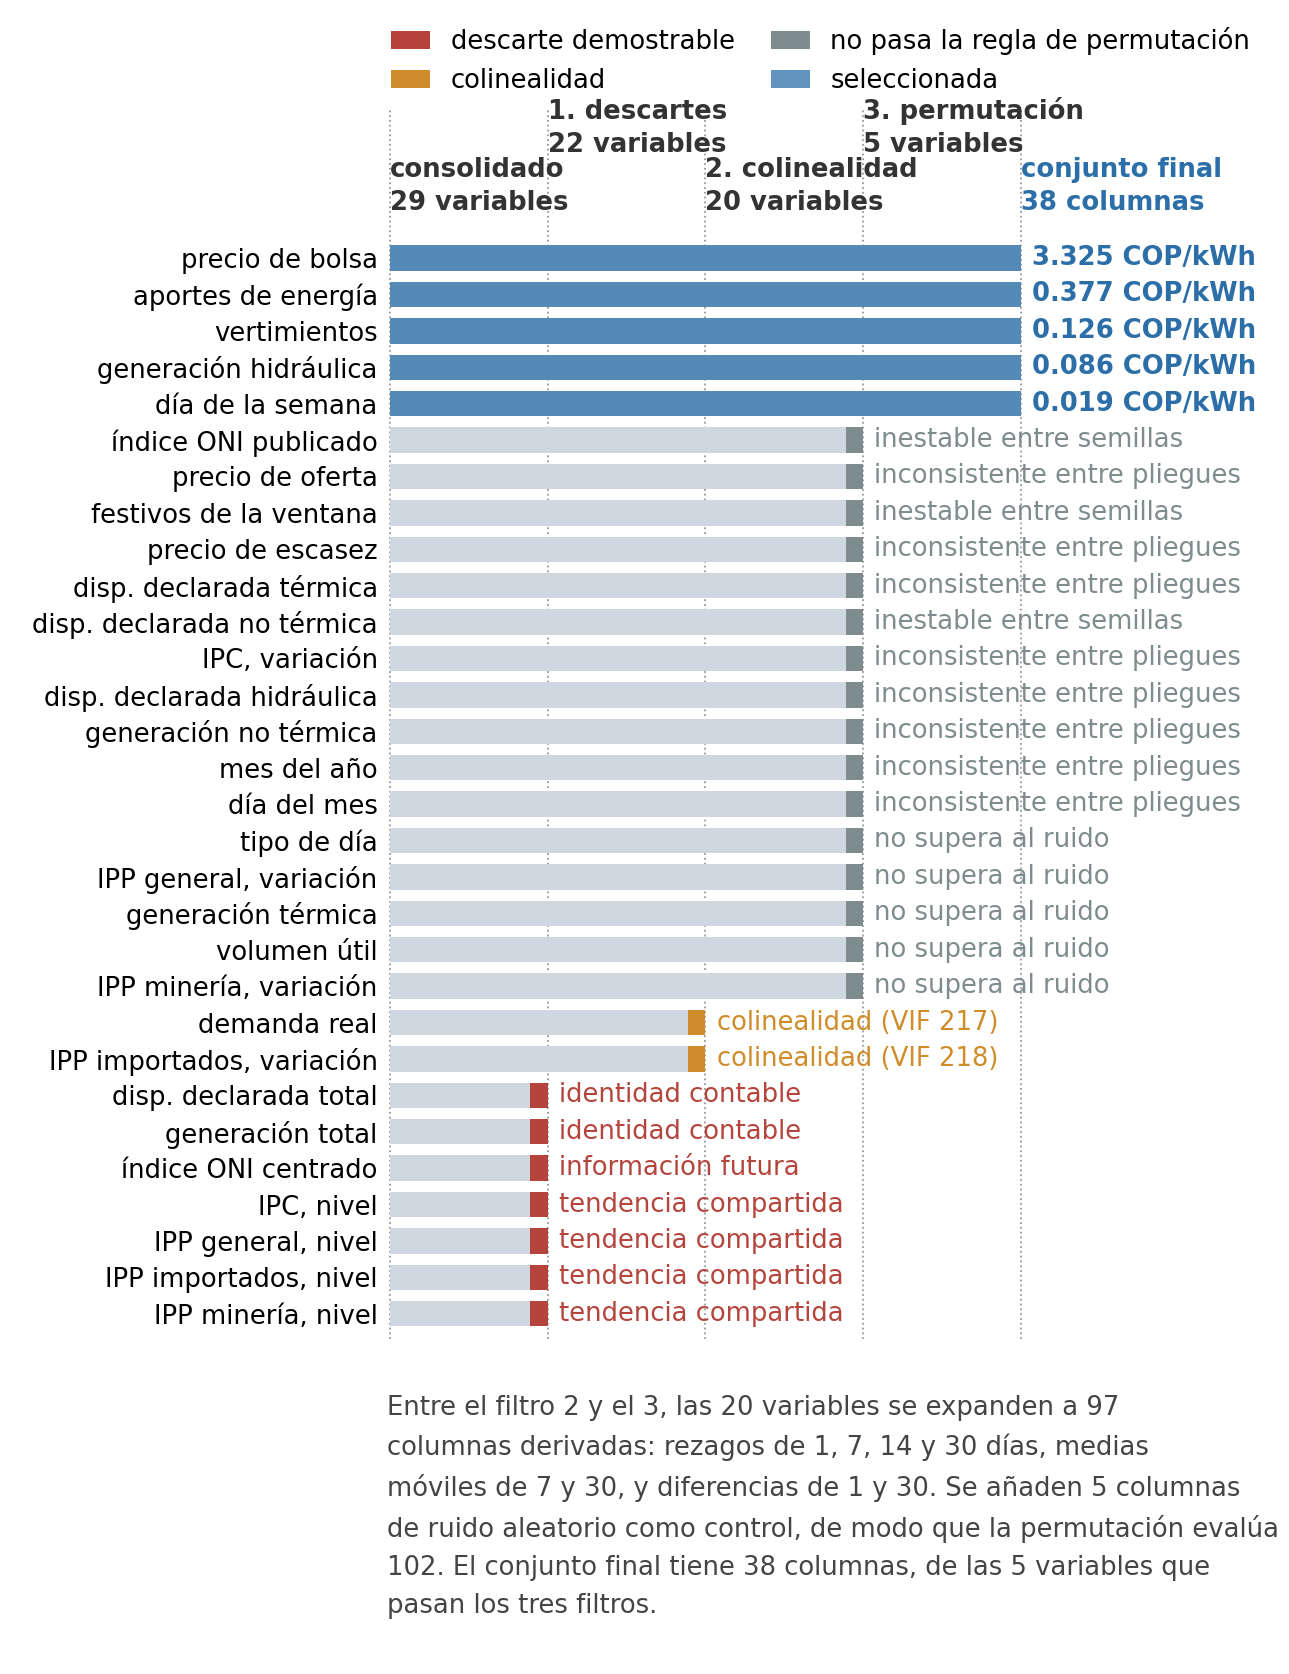

Generate this figure with Python:
# -*- coding: utf-8 -*-
"""Figura del embudo de seleccion de variables. SOLO ESCRIBE EN SCRATCHPAD.

QUE TIENE QUE RESPONDER, de un vistazo: cuantas variables habia en cada etapa, cual filtro las
quito y cuales siguieron vivas hasta el final. El documento lo cuenta en prosa repartida por dos
capitulos y es justo donde el lector se pierde.

LA FORMA ELEGIDA, y por que no un embudo al uso. Un embudo clasico muestra los CONTEOS pero pierde
la identidad: no se ve que variable murio donde. Aqui cada variable es una FILA y su barra avanza
hasta el filtro que la elimina, con el motivo al lado. Se lee en los dos sentidos: por columnas,
cuantas quedan en cada etapa; por filas, hasta donde llego cada una.

LAS CUATRO ETAPAS, con los conteos que imprime el notebook 4:
    29 variables del conjunto consolidado
    -7 descartes demostrables (2 identidades contables, 4 indices en nivel, 1 informacion futura)
    -2 por colinealidad: VIF maximo de 218 a 5,70
    = 20 que se expanden a 97 columnas en 21 grupos, mas 5 de ruido
    -> 5 grupos pasan la regla de tres condiciones: 38 columnas

NINGUN NOMBRE NI CONTEO SE ESCRIBE A MANO: salen de 2_dataset_procesado.csv, de la salida ejecutada
del notebook 4 y de 4_importancia_por_bloque.csv.
"""
import json
import os
import re
import struct
import sys

sys.stdout.reconfigure(encoding="utf-8")
import matplotlib
matplotlib.use("Agg")
import matplotlib.pyplot as plt
import pandas as pd
from matplotlib.patches import Patch

SCR = os.path.dirname(os.path.abspath(__file__))
REPO = os.path.dirname(SCR)  # la raíz del repositorio: la carpeta madre de esta
PROC = os.path.join(REPO, "datasets", "procesado")
# el alto se toma multiplo de PPP para que no haya redondeo al rasterizar
PPP, ANCHO, ALTO = 186, 1289, 186 * 9
# El cuerpo del documento. De el dependen el margen izquierdo, que tiene que dar cabida al
# nombre mas largo, y el alto, que son veintitantas filas con su interlinea.
CUERPO = 10.0

C_VIVA, C_F1, C_F2, C_F3, C_SEL = "#cfd8e0", "#b5453c", "#d08c2a", "#7f8c8d", "#2c6fa8"

#: los siete descartes demostrables y su motivo, tal como los imprime el notebook 4
F1 = {"generacion": "identidad contable",
      "disponibilidad_declarada": "identidad contable",
      "ipc_nivel": "tendencia compartida",
      "ipp_general_nivel": "tendencia compartida",
      "ipp_importados_nivel": "tendencia compartida",
      "ipp_mineria_nivel": "tendencia compartida",
      "indice_ONI": "informaci\u00f3n futura"}
F2 = {"demanda": "colinealidad (VIF 217)",
      "ipp_importados_variacion_interanual": "colinealidad (VIF 218)"}

PROSA = {
    "precio_bolsa": "precio de bolsa", "precio_oferta": "precio de oferta",
    "precio_escasez": "precio de escasez", "aportes_energia": "aportes de energ\u00eda",
    "gen_hidraulica": "generaci\u00f3n hidr\u00e1ulica", "gen_termica": "generaci\u00f3n t\u00e9rmica",
    "gen_no_termica": "generaci\u00f3n no t\u00e9rmica", "generacion": "generaci\u00f3n total",
    "disp_dec_hidraulica": "disp. declarada hidr\u00e1ulica",
    "disp_dec_termica": "disp. declarada t\u00e9rmica",
    "disp_dec_no_termica": "disp. declarada no t\u00e9rmica",
    "disponibilidad_declarada": "disp. declarada total",
    "vol_util": "volumen \u00fatil", "vertimientos": "vertimientos", "demanda": "demanda real",
    "indice_ONI": "\u00edndice ONI centrado", "indice_ONI_publicado": "\u00edndice ONI publicado",
    "ipc_nivel": "IPC, nivel", "ipc_variacion_interanual": "IPC, variaci\u00f3n",
    "ipp_general_nivel": "IPP general, nivel",
    "ipp_general_variacion_interanual": "IPP general, variaci\u00f3n",
    "ipp_mineria_nivel": "IPP miner\u00eda, nivel",
    "ipp_mineria_variacion_interanual": "IPP miner\u00eda, variaci\u00f3n",
    "ipp_importados_nivel": "IPP importados, nivel",
    "ipp_importados_variacion_interanual": "IPP importados, variaci\u00f3n",
    "tipo_dia": "tipo de d\u00eda", "dia_semana": "d\u00eda de la semana",
    "dia_mes": "d\u00eda del mes", "mes": "mes del a\u00f1o",
    "festivos_ventana": "festivos de la ventana",
}


def datos():
    cols = [c for c in pd.read_csv(os.path.join(PROC, "2_dataset_procesado.csv"), nrows=1).columns
            if c != "fecha"]
    dec = pd.read_csv(os.path.join(PROC, "4_importancia_por_bloque.csv"))
    dec = dec[~dec["grupo"].str.startswith("ruido_")]
    sel = set(dec.loc[dec["decision"] == "seleccionada", "grupo"])
    motivo = dict(zip(dec["grupo"], dec["motivo"]))
    imp = dict(zip(dec["grupo"], dec["media"]))
    j = json.load(open(os.path.join(REPO, "4_SeleccionVariables.ipynb"), encoding="utf-8"))
    sal = "\n".join("".join(o.get("text", "")) for c in j["cells"]
                    for o in c.get("outputs", []) if o.get("output_type") == "stream")
    n_col = int(re.search(r"Variables predictoras: (\d+)", sal).group(1))
    n_fin = int(re.search(r"\((\d+) predictoras de", sal).group(1))
    vif_a = float(re.search(r"gen_hidraulica\s+(\d+\.\d)", sal).group(1))
    vif_d = float(re.search(r"VIF m\u00e1ximo tras la poda: (\d+\.\d+)", sal).group(1))
    return cols, sel, motivo, imp, n_col, n_fin, vif_a, vif_d


def main():
    cols, sel, motivo, imp, n_col, n_fin, vif_a, vif_d = datos()
    assert len(cols) == 29, "el conjunto tiene %d variables" % len(cols)
    assert len(sel) == 5, "las seleccionadas son %d" % len(sel)

    # etapa en que muere cada variable: 1, 2, 3 o 4 (sobrevive)
    etapa, razon = {}, {}
    for c in cols:
        if c in F1:
            etapa[c], razon[c] = 1, F1[c]
        elif c in F2:
            etapa[c], razon[c] = 2, F2[c]
        elif c in sel:
            etapa[c], razon[c] = 4, "%.3f COP/kWh" % imp.get(c, float("nan"))
        else:
            etapa[c] = 3
            m = motivo.get(c, "")
            razon[c] = ("no supera al ruido" if "no supera al ruido" in m else
                        "inconsistente entre pliegues" if "consistente" in m else
                        "inestable entre semillas" if "estable" in m else "descartada")
    # festivos_ventana se construye en la expansion: aparece como grupo pero no como variable
    extra = [g for g in motivo if g not in cols]
    for g in extra:
        etapa[g] = 4 if g in sel else 3
        razon[g] = razon.get(g, "descartada en la permutaci\u00f3n")
        m = motivo.get(g, "")
        razon[g] = ("no supera al ruido" if "no supera al ruido" in m else
                    "inconsistente entre pliegues" if "consistente" in m else
                    "inestable entre semillas" if "estable" in m else razon[g])
    nombres = cols + extra
    n1 = sum(1 for c in nombres if etapa[c] >= 2)
    n2 = sum(1 for c in nombres if etapa[c] >= 3)
    n3 = sum(1 for c in nombres if etapa[c] >= 4)
    print("  conjunto %d | tras filtro 1: %d | tras VIF: %d | seleccionadas: %d"
          % (len(cols), n1 - len(extra), n2 - len(extra), n3))

    orden = sorted(nombres, key=lambda c: (-etapa[c], -imp.get(c, -9), c))
    fig, ax = plt.subplots(figsize=(ANCHO / PPP, ALTO / PPP))
    fig.subplots_adjust(left=0.300, right=0.988, top=0.935, bottom=0.200)
    X = [0.0, 1.0, 2.0, 3.0, 4.0]
    color = {1: C_F1, 2: C_F2, 3: C_F3, 4: C_SEL}
    for k, c in enumerate(orden):
        y = len(orden) - 1 - k
        e = etapa[c]
        ax.barh(y, X[min(e, 4)] - X[0], left=X[0], height=0.70, color=C_VIVA, lw=0, zorder=2)
        if e < 4:
            ax.barh(y, 0.11, left=X[e] - 0.11, height=0.70, color=color[e], lw=0, zorder=3)
            ax.text(X[e] + 0.07, y, razon[c], va="center", ha="left", fontsize=CUERPO,
                    color=color[e], zorder=4)
        else:
            ax.barh(y, X[4] - X[0], left=X[0], height=0.70, color=C_SEL, alpha=0.75, lw=0, zorder=3)
            ax.text(X[4] + 0.07, y, razon[c], va="center", ha="left", fontsize=CUERPO,
                    color=C_SEL, fontweight="bold", zorder=4)
    ax.set_yticks(range(len(orden)))
    ax.set_yticklabels([PROSA.get(c, c) for c in reversed(orden)], fontsize=CUERPO)
    ax.set_ylim(-0.7, len(orden) + 3.1)      # sitio para los encabezados de etapa
    ax.set_xlim(-0.02, 5.60)

    # LOS ENCABEZADOS VAN ESCALONADOS en dos alturas. A cuerpo del documento cada uno mide m\u00e1s
    # que la separaci\u00f3n entre dos divisorias, y en una sola fila se pisaban unos con otros.
    # R\u00f3tulos de UNA l\u00ednea m\u00e1s el recuento: con dos l\u00edneas de nombre, tres filas de texto por
    # encabezado no caben entre dos divisorias ni siquiera escalonadas. El nombre completo de
    # cada filtro est\u00e1 en el texto del documento.
    etiquetas = [
        (X[0], "consolidado", len(cols)),
        (X[1], "1. descartes", n1 - len(extra)),
        (X[2], "2. colinealidad", n2 - len(extra)),
        (X[3], "3. permutaci\u00f3n", n3),
    ]
    for k, (x, et, n) in enumerate(etiquetas):
        ax.axvline(x, color="#999", lw=0.7, ls=":", zorder=1)
        ax.annotate("%s\n%d variables" % (et, n),
                    (x, len(orden) + (0.15 if k % 2 == 0 else 1.75)), ha="left", va="bottom",
                    fontsize=CUERPO, color="#333", fontweight="bold", linespacing=1.35)
    ax.axvline(X[4], color="#999", lw=0.7, ls=":", zorder=1)
    ax.annotate("conjunto final\n%d columnas" % n_fin, (X[4], len(orden) + 0.15), ha="left",
                va="bottom", fontsize=CUERPO, color=C_SEL, fontweight="bold", linespacing=1.35)
    ax.set_xticks([])
    for lado in ("top", "right", "bottom", "left"):
        ax.spines[lado].set_visible(False)
    ax.tick_params(axis="y", length=0)

    # OJO: el notebook imprime 102 predictoras INCLUYENDO las 5 de ruido; las derivadas de
    # las variables reales son 97. Decir 102 y ademas «mas 5 de ruido» contaria el ruido dos veces.
    n_der = n_col - 5
    # El pie se parte en l\u00edneas de unos sesenta caracteres: a cuerpo del documento, las de
    # noventa que ten\u00eda antes se sal\u00edan por los dos costados del panel.
    pie = ("Entre el filtro 2 y el 3, las %d variables se expanden a %d\n"
           "columnas derivadas: rezagos de 1, 7, 14 y 30 d\u00edas, medias\n"
           "m\u00f3viles de 7 y 30, y diferencias de 1 y 30. Se a\u00f1aden 5 columnas\n"
           "de ruido aleatorio como control, de modo que la permutaci\u00f3n eval\u00faa\n"
           "%d. El conjunto final tiene %d columnas, de las %d variables que\n"
           "pasan los tres filtros."
           % (n2 - len(extra), n_der, n_col, n_fin, n3))
    ax.annotate(pie, (0.0, -0.045), xycoords="axes fraction", fontsize=CUERPO, color="#444",
                va="top", linespacing=1.6)
    ax.legend(handles=[Patch(facecolor=C_F1, label="descarte demostrable"),
                       Patch(facecolor=C_F2, label="colinealidad"),
                       Patch(facecolor=C_F3, label="no pasa la regla de permutaci\u00f3n"),
                       Patch(facecolor=C_SEL, alpha=0.75, label="seleccionada")],
              loc="upper right", fontsize=CUERPO, frameon=False, ncol=2,
              bbox_to_anchor=(1.0, 1.085), handlelength=1.5, columnspacing=1.4)

    ruta = os.path.join(SCR, "fig_seleccion.png")
    fig.savefig(ruta, dpi=PPP, facecolor="white")
    plt.close(fig)
    b = open(ruta, "rb").read()
    w, h = struct.unpack(">II", b[16:24])
    assert (w, h) == (ANCHO, ALTO), "salio %dx%d" % (w, h)
    print("\n[ok] fig_seleccion.png  %dx%d  %.1f KB" % (w, h, len(b) / 1024))


if __name__ == "__main__":
    main()
